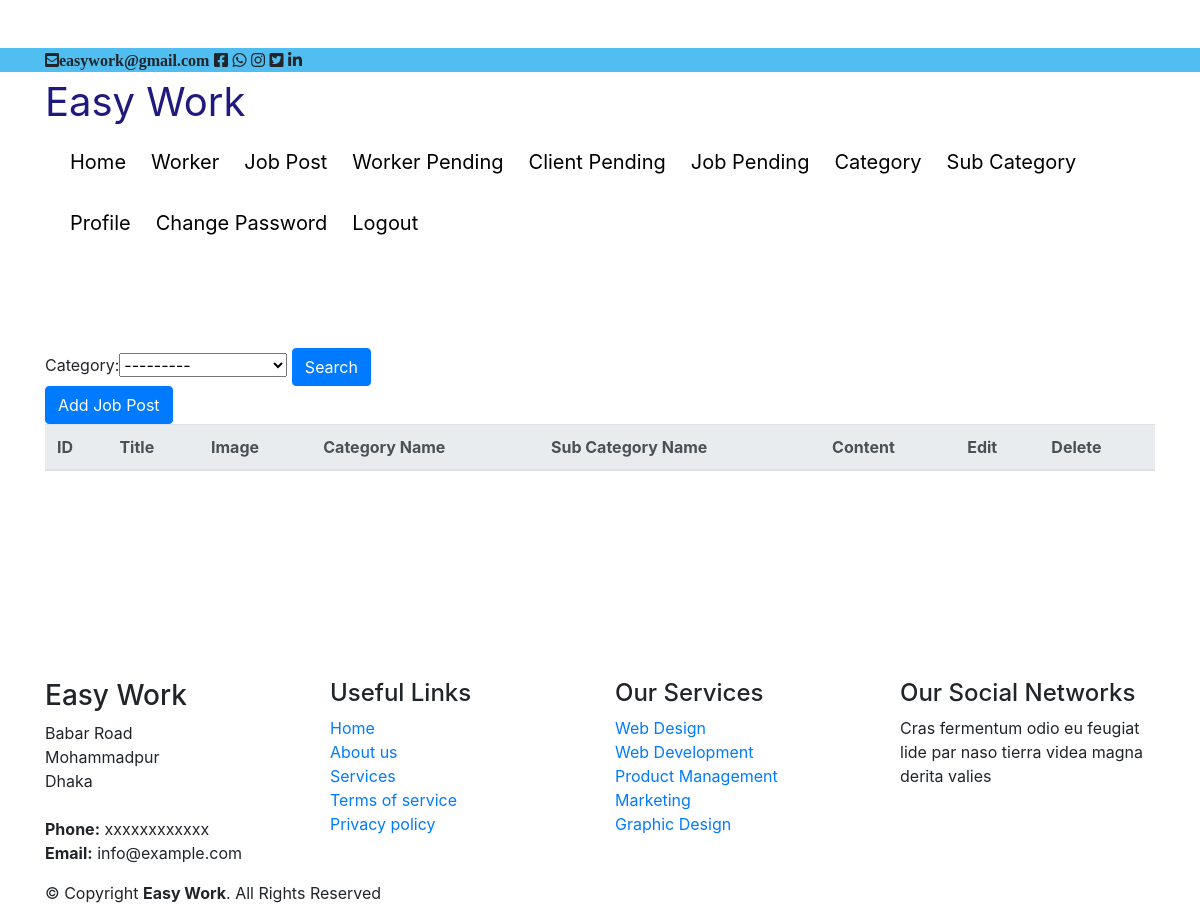
The app's page /client/Client/Job/List/ (signed in), older data.
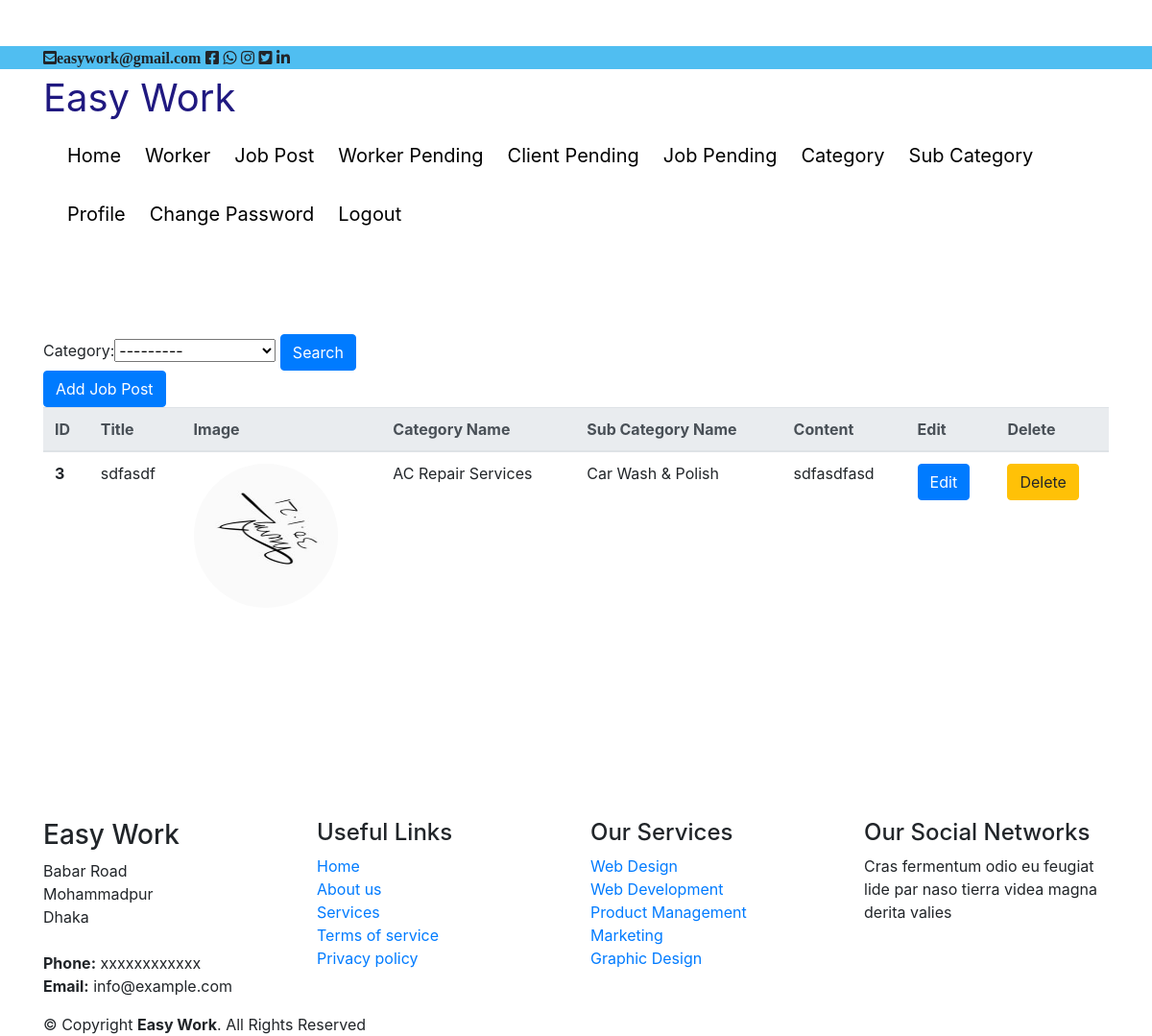
The same page, newer data.
### Client/models.py (models this page shows, shortened)
class Job(models.Model):
    username = models.ForeignKey(User, on_delete=models.CASCADE,null=True,blank=True)
    country = models.ForeignKey(Country, verbose_name="Category", on_delete=models.SET_NULL, null=True)
    city = models.ManyToManyField(City, verbose_name="Sub Category", )
    Title = models.CharField(max_length=100)
    content = models.TextField()
    applied_username = models.ForeignKey(User, null=True,blank=True,on_delete=models.CASCADE,
                                         related_name='applied_username')
    is_apply = models.BooleanField('Apply',null=True,blank=True)
    is_published = models.BooleanField('Published',default=False)
    image = models.ImageField(default='default.jpg', upload_to='job_pics',blank=True,null=True)
    location = models.CharField(max_length=100,null=True,blank=True)
    created = models.DateTimeField(auto_now=True)
    updated = models.DateTimeField(auto_now=True)

### accounts/models.py (models this page shows, shortened)
class Country(models.Model):
    name = models.CharField(max_length=100)
    def __str__(self):
        return self.name

class City(models.Model):
    country = models.ForeignKey(Country, on_delete=models.CASCADE)
    name = models.CharField(max_length=100)

### Client/views.py (the view)
# urls.py: path('Client/Job/List/', views.JobView, name='job_list'),
def JobView(request):
    job = Job.objects.all()
    MyFilter = JobFilter(request.GET, queryset=job)
    job = MyFilter.qs
    context = {
        'job': job,
        'MyFilter': MyFilter,
    }
    return render(request, 'Client/job_list.html', context)

### Client/templates/Client/job_list.html
{% extends 'index1.html' %}
{% load crispy_forms_tags %}
{% load static %}
{% block content %}
<br><br><br><br><br><br><br><br><br><br><br>
<form method="get">
    {{ MyFilter.form }}
    <button class="btn btn-primary" type="submit">Search</button>
</form>
<table class="table">
     <a  class="btn btn-primary" href="{% url 'job_add' %}">Add Job Post</a>
  <thead class="thead-light">
    <tr>
      <th scope="col">ID</th>
      <th scope="col">Title</th>
      <th scope="col">Image</th>
      <th scope="col">Category Name </th>
      <th scope="col">Sub Category Name </th>
      <th scope="col">Content </th>
      <th scope="col">Edit</th>
      <th scope="col">Delete</th>
    </tr>
  </thead>
  <tbody>
  {% for job in job %}
   {% if job.username == user%}
    <tr>
      <th scope="row">{{ job.id}}</th>
      <td>{{ job.Title }}</td>
         <td>
        <img class="rounded-circle account-img" src="{{ job.image.url }}" style="height: 150px; width:150px;">
      </td>
      <td>{{ job.country }}</td>
      <td>
        {% for job in job.city.all %}
          {{ job.name }}<br>
        {% endfor%}
      </td>
      <td>{{ job.content }}</td>
      <td>
          <a href="{% url 'job_change' job.id %}" class="btn btn-primary"> Edit</a>
      </td>
      <td>
          <a href="{% url 'job_delete' job.id %}" class="btn btn-warning"> Delete</a>
      </td>
    </tr>
    {% endif %}
    {% endfor %}
  </tbody>
</table>
{% endblock content %}

Row changes from the older to the newer data that the page shows:
added Job: id "3", Title "sdfasdf", image (picture), country "AC Repair Services", content "sdfasdfasd"
now on this page (row unchanged): City: name "Car Wash & Polish"
